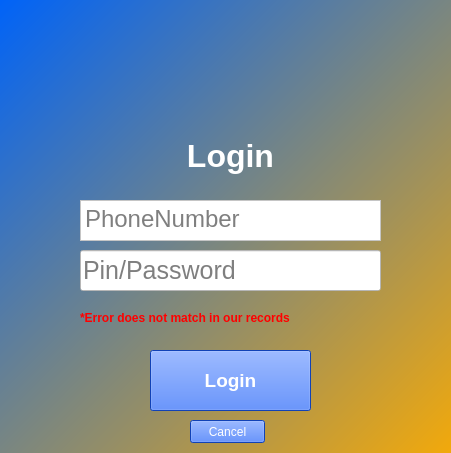
<?xml version="1.0" encoding="UTF-8"?>
<ui version="4.0">
 <class>LoginWindow</class>
 <widget class="QMainWindow" name="LoginWindow">
  <property name="geometry">
   <rect>
    <x>0</x>
    <y>0</y>
    <width>451</width>
    <height>453</height>
   </rect>
  </property>
  <property name="font">
   <font>
    <weight>75</weight>
    <bold>true</bold>
   </font>
  </property>
  <property name="windowTitle">
   <string>Login</string>
  </property>
  <property name="styleSheet">
   <string notr="true">background-color: qlineargradient(spread:pad, x1:0, y1:0, x2:1, y2:1, stop:0 rgba(0, 99, 248, 255), stop:1 rgba(242, 169, 11, 255));</string>
  </property>
  <widget class="QWidget" name="centralwidget">
   <widget class="QLabel" name="label">
    <property name="geometry">
     <rect>
      <x>140</x>
      <y>130</y>
      <width>181</width>
      <height>51</height>
     </rect>
    </property>
    <property name="font">
     <font>
      <pointsize>24</pointsize>
      <weight>75</weight>
      <bold>true</bold>
     </font>
    </property>
    <property name="styleSheet">
     <string notr="true">background-color: qlineargradient(spread:pad, x1:0, y1:0, x2:1, y2:1, stop:0 rgba(0, 0, 0, 0), stop:1 rgba(0, 0, 0, 0));
color: rgb(255, 255, 255);</string>
    </property>
    <property name="text">
     <string>Login</string>
    </property>
    <property name="alignment">
     <set>Qt::AlignCenter</set>
    </property>
   </widget>
   <widget class="QTextEdit" name="phonenumber_TE">
    <property name="geometry">
     <rect>
      <x>80</x>
      <y>200</y>
      <width>301</width>
      <height>41</height>
     </rect>
    </property>
    <property name="font">
     <font>
      <pointsize>18</pointsize>
      <weight>50</weight>
      <bold>false</bold>
     </font>
    </property>
    <property name="styleSheet">
     <string notr="true">background-color: rgb(255, 255, 255);</string>
    </property>
    <property name="undoRedoEnabled">
     <bool>false</bool>
    </property>
    <property name="placeholderText">
     <string>PhoneNumber</string>
    </property>
   </widget>
   <widget class="QPushButton" name="login_btn">
    <property name="geometry">
     <rect>
      <x>150</x>
      <y>350</y>
      <width>161</width>
      <height>61</height>
     </rect>
    </property>
    <property name="font">
     <font>
      <pointsize>14</pointsize>
      <weight>75</weight>
      <bold>true</bold>
     </font>
    </property>
    <property name="styleSheet">
     <string notr="true">color: rgb(255, 255, 255);
background-color: rgb(24, 93, 255);</string>
    </property>
    <property name="text">
     <string>Login</string>
    </property>
   </widget>
   <widget class="QLineEdit" name="password_le">
    <property name="geometry">
     <rect>
      <x>80</x>
      <y>250</y>
      <width>301</width>
      <height>41</height>
     </rect>
    </property>
    <property name="font">
     <font>
      <pointsize>19</pointsize>
      <weight>50</weight>
      <bold>false</bold>
     </font>
    </property>
    <property name="styleSheet">
     <string notr="true">background-color: rgb(255, 255, 255);</string>
    </property>
    <property name="echoMode">
     <enum>QLineEdit::Password</enum>
    </property>
    <property name="placeholderText">
     <string>Pin/Password</string>
    </property>
   </widget>
   <widget class="QLabel" name="error_lbl">
    <property name="geometry">
     <rect>
      <x>80</x>
      <y>310</y>
      <width>241</width>
      <height>16</height>
     </rect>
    </property>
    <property name="font">
     <font>
      <weight>75</weight>
      <bold>true</bold>
     </font>
    </property>
    <property name="styleSheet">
     <string notr="true">background-color: qlineargradient(spread:pad, x1:0, y1:0, x2:1, y2:1, stop:0 rgba(0, 0, 0, 0), stop:1 rgba(0, 0, 0, 0));

color: rgb(255, 0, 0);</string>
    </property>
    <property name="text">
     <string>*Error does not match in our records</string>
    </property>
   </widget>
   <widget class="QPushButton" name="cancel_btn">
    <property name="geometry">
     <rect>
      <x>190</x>
      <y>420</y>
      <width>75</width>
      <height>23</height>
     </rect>
    </property>
    <property name="styleSheet">
     <string notr="true">color: rgb(255, 255, 255);
background-color: rgb(24, 93, 255);</string>
    </property>
    <property name="text">
     <string>Cancel</string>
    </property>
   </widget>
   <widget class="QLabel" name="label_4">
    <property name="geometry">
     <rect>
      <x>100</x>
      <y>0</y>
      <width>261</width>
      <height>131</height>
     </rect>
    </property>
    <property name="styleSheet">
     <string notr="true">background-color: qlineargradient(spread:pad, x1:0, y1:0, x2:1, y2:1, stop:0 rgba(0, 0, 0, 0), stop:1 rgba(0, 0, 0, 0));</string>
    </property>
    <property name="text">
     <string>&lt;html&gt;&lt;head/&gt;&lt;body&gt;&lt;p&gt;&lt;img src=&quot;ui/res/xxsmallABDnobg.png&quot;/&gt;&lt;/p&gt;&lt;/body&gt;&lt;/html&gt;</string>
    </property>
   </widget>
  </widget>
 </widget>
 <resources/>
 <connections/>
</ui>
